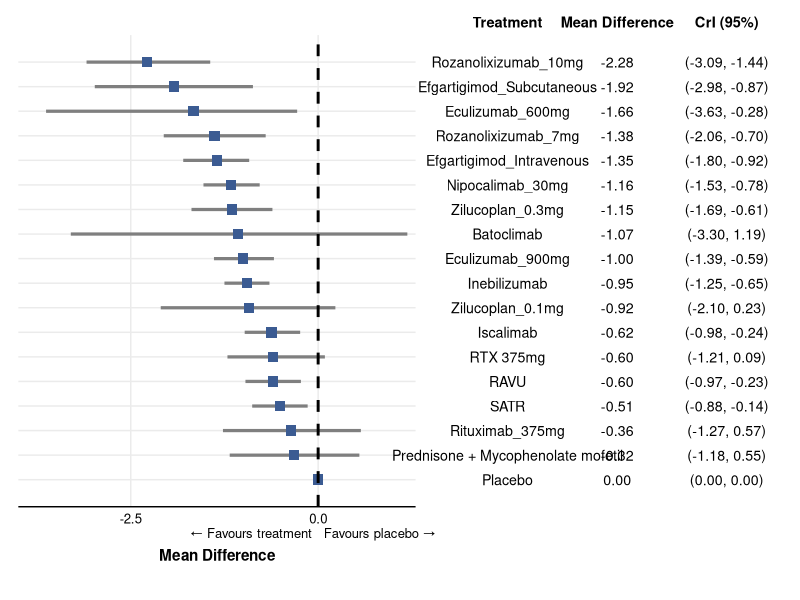
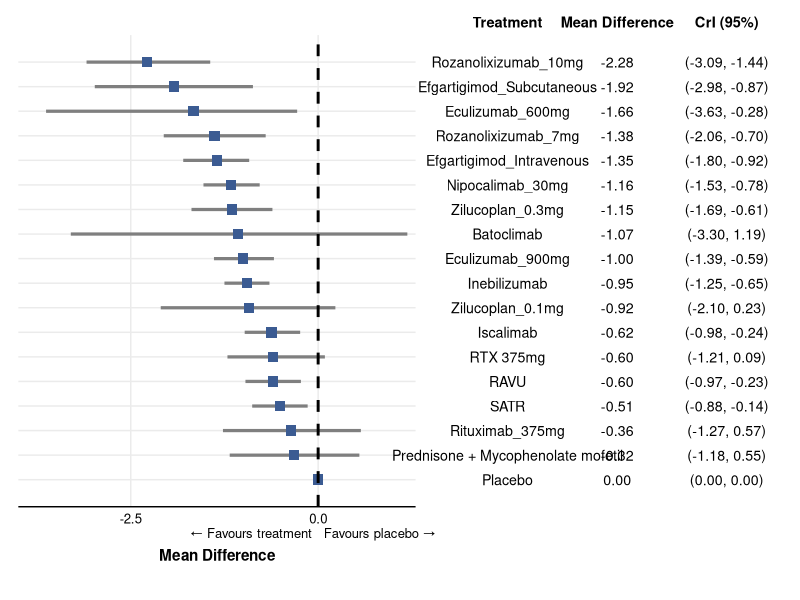

Generate these figures, in order, with R:
library(ggplot2)
library(patchwork)

# suitably use setwd()
df <- openxlsx::read.xlsx("Table_05_QMG_score_improvement_from_baseline.xlsx")

# Preserve top-to-bottom order in the plot
df$Treatment <- factor(df$Treatment, levels = rev(df$Treatment))

# Label column combining MD and CrI, formatted with fixed decimals
df$MD_label  <- sprintf("%.2f", df$MD)
df$CrI_label <- sprintf("(%.2f, %.2f)", df$lower, df$upper)

n <- nrow(df)

# ---- Forest plot (left panel)

p_forest <- ggplot(df, aes(x = MD, y = Treatment)) +
  geom_errorbarh(aes(xmin = lower, xmax = upper), height = 0, linewidth = 1.1, color = "grey50") +
  geom_point(size = 3.2, shape = 15, color = "#3B5B92") +
  geom_vline(xintercept = 0,
             linetype = "dashed",
             color = "black",
             linewidth = 1) +
  annotate("text", x = 0, y = -0.15, label = "\u2190 Favours treatment",
           hjust = 1.05, vjust = 3, size = 3.3, color = "black") +
  annotate("text", x = 0, y = -0.15, label = "Favours placebo \u2192",
           hjust = -0.05, vjust = 3, size = 3.3, color = "black") +
  scale_x_continuous(
    breaks = c(-2.5, 0, 2.5),
    limits = c(-4, 1.3), # tweak
    expand = c(0, 0)
  ) +
  labs(x = "Mean Difference", y = NULL) +
  coord_cartesian(ylim = c(0.5, n + 0.5), clip = "off") +
  theme_minimal(base_size = 11) +
  theme(
    panel.grid.minor = element_blank(),
    panel.grid.major.y = element_line(color = "grey92", linewidth = 0.5),
    panel.grid.major.x = element_line(color = "grey92", linewidth = 0.5),
    axis.text.y = element_blank(),
    axis.ticks.y = element_blank(),
    axis.text.x = element_text(size = 9.5, color = "black"),
    axis.line.x = element_line(),
    axis.title.x = element_text(size = 11, face = "bold", margin = margin(t = 16)),
    plot.margin = margin(t = 5, r = 4, b = 20, l = 5)
  )

# ---- Table panel (right side): Treatment | Mean Difference | CrI (95%) ----
# Build a long-format data frame so all three "columns" share the same y-axis
# and therefore stay row-aligned with the forest plot via patchwork.

tbl <- data.frame(
  Treatment = rep(df$Treatment, 3),
  col = factor(rep(c("Treatment", "Mean Difference", "CrI (95%)"), each = n),
               levels = c("Treatment", "Mean Difference", "CrI (95%)")),
  label = c(as.character(df$Treatment), df$MD_label, df$CrI_label)
)

p_table <- ggplot(tbl, aes(x = col, y = Treatment, label = label)) +
  geom_text(size = 3.6, color = "black", hjust = 0.5) +
  scale_x_discrete(position = "top") +
  coord_cartesian(ylim = c(0.5, n + 0.5), clip = "off") +
  theme_void(base_size = 11) +
  theme(
    axis.text.x.top = element_text(size = 10.5, face = "bold", color = "black",
                                    margin = margin(b = 4)),
    plot.margin = margin(t = 5, r = 0, b = 10, l = 15)
  )

# ---- Combine: forest plot (left) + table (right), rows aligned ----
final_plot <- p_forest + p_table + plot_layout(widths = c(0.85, 0.75)) # tweak

final_plot

# suitably use setwd()
ggsave("FP_05_QMG_score_improvement_from_baseline.png", 
       final_plot,
       width = 12, 
       height = 5.5, 
       dpi = 1000, 
       bg = "white")
